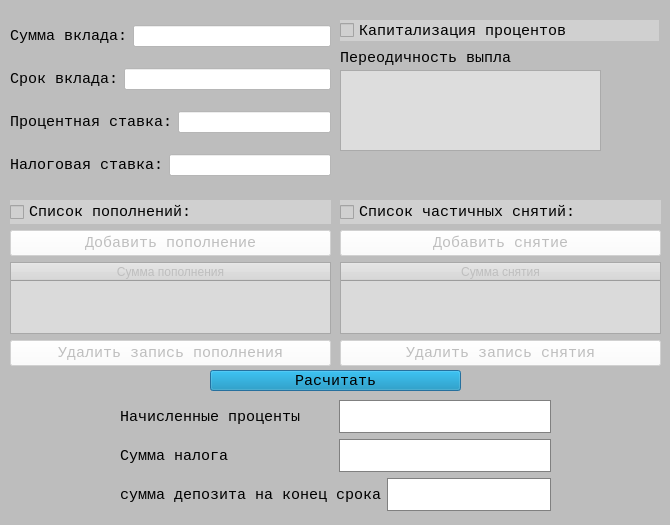
<?xml version="1.0" encoding="UTF-8"?>
<ui version="4.0">
 <class>depositcalc</class>
 <widget class="QDialog" name="depositcalc">
  <property name="geometry">
   <rect>
    <x>0</x>
    <y>0</y>
    <width>670</width>
    <height>525</height>
   </rect>
  </property>
  <property name="windowTitle">
   <string>Deposit calculator</string>
  </property>
  <property name="styleSheet">
   <string notr="true">background-color: rgb(189, 189, 189);</string>
  </property>
  <widget class="QWidget" name="verticalLayoutWidget">
   <property name="geometry">
    <rect>
     <x>10</x>
     <y>10</y>
     <width>321</width>
     <height>181</height>
    </rect>
   </property>
   <layout class="QVBoxLayout" name="verticalLayout">
    <item>
     <layout class="QHBoxLayout" name="horizontalLayout">
      <item>
       <widget class="QLabel" name="label">
        <property name="font">
         <font>
          <family>Monospace</family>
          <pointsize>11</pointsize>
         </font>
        </property>
        <property name="text">
         <string>Cумма вклада:</string>
        </property>
       </widget>
      </item>
      <item>
       <widget class="QLineEdit" name="lineEdit_amount">
        <property name="styleSheet">
         <string notr="true">background-color: rgb(255, 255, 255);</string>
        </property>
       </widget>
      </item>
     </layout>
    </item>
    <item>
     <layout class="QHBoxLayout" name="horizontalLayout_2">
      <item>
       <widget class="QLabel" name="label_2">
        <property name="font">
         <font>
          <family>Monospace</family>
          <pointsize>11</pointsize>
         </font>
        </property>
        <property name="text">
         <string>Cрок вклада:</string>
        </property>
       </widget>
      </item>
      <item>
       <widget class="QLineEdit" name="lineEdit_term">
        <property name="styleSheet">
         <string notr="true">background-color: rgb(255, 255, 255);</string>
        </property>
       </widget>
      </item>
     </layout>
    </item>
    <item>
     <layout class="QHBoxLayout" name="horizontalLayout_4">
      <item>
       <widget class="QLabel" name="label_3">
        <property name="font">
         <font>
          <family>Monospace</family>
          <pointsize>11</pointsize>
         </font>
        </property>
        <property name="text">
         <string>Процентная ставка:</string>
        </property>
       </widget>
      </item>
      <item>
       <widget class="QLineEdit" name="lineEdit_interestRate">
        <property name="styleSheet">
         <string notr="true">background-color: rgb(255, 255, 255);</string>
        </property>
       </widget>
      </item>
     </layout>
    </item>
    <item>
     <layout class="QHBoxLayout" name="horizontalLayout_5">
      <item>
       <widget class="QLabel" name="label_4">
        <property name="font">
         <font>
          <family>Monospace</family>
          <pointsize>11</pointsize>
         </font>
        </property>
        <property name="text">
         <string>Hалоговая ставка:</string>
        </property>
       </widget>
      </item>
      <item>
       <widget class="QLineEdit" name="lineEdit_taxRate">
        <property name="styleSheet">
         <string notr="true">background-color: rgb(255, 255, 255);</string>
        </property>
       </widget>
      </item>
     </layout>
    </item>
   </layout>
  </widget>
  <widget class="QListWidget" name="listWidget_periodOfPayments">
   <property name="geometry">
    <rect>
     <x>340</x>
     <y>70</y>
     <width>261</width>
     <height>81</height>
    </rect>
   </property>
   <property name="styleSheet">
    <string notr="true">background-color: rgb(221, 221, 221);</string>
   </property>
  </widget>
  <widget class="QCheckBox" name="checkBox">
   <property name="geometry">
    <rect>
     <x>340</x>
     <y>20</y>
     <width>319</width>
     <height>21</height>
    </rect>
   </property>
   <property name="font">
    <font>
     <family>Monospace</family>
     <pointsize>11</pointsize>
    </font>
   </property>
   <property name="styleSheet">
    <string notr="true">background-color: rgb(208, 208, 208);</string>
   </property>
   <property name="text">
    <string>Капитализация процентов</string>
   </property>
  </widget>
  <widget class="QLabel" name="label_5">
   <property name="geometry">
    <rect>
     <x>340</x>
     <y>50</y>
     <width>171</width>
     <height>16</height>
    </rect>
   </property>
   <property name="font">
    <font>
     <family>Monospace</family>
     <pointsize>11</pointsize>
    </font>
   </property>
   <property name="text">
    <string>Переодичность выплат:</string>
   </property>
  </widget>
  <widget class="QPushButton" name="pushButton_calculate">
   <property name="geometry">
    <rect>
     <x>210</x>
     <y>370</y>
     <width>251</width>
     <height>21</height>
    </rect>
   </property>
   <property name="font">
    <font>
     <family>Monospace</family>
     <pointsize>11</pointsize>
    </font>
   </property>
   <property name="styleSheet">
    <string notr="true">background-color: rgb(1, 134, 182);</string>
   </property>
   <property name="text">
    <string>Расчитать</string>
   </property>
  </widget>
  <widget class="QWidget" name="verticalLayoutWidget_2">
   <property name="geometry">
    <rect>
     <x>10</x>
     <y>200</y>
     <width>321</width>
     <height>166</height>
    </rect>
   </property>
   <layout class="QVBoxLayout" name="verticalLayout_2">
    <item>
     <widget class="QCheckBox" name="checkBox_listPays">
      <property name="font">
       <font>
        <family>Monospace</family>
        <pointsize>11</pointsize>
       </font>
      </property>
      <property name="styleSheet">
       <string notr="true">background-color: rgb(208, 208, 208);</string>
      </property>
      <property name="text">
       <string>Список пополнений:</string>
      </property>
     </widget>
    </item>
    <item>
     <widget class="QPushButton" name="pushButton_addPays">
      <property name="enabled">
       <bool>false</bool>
      </property>
      <property name="font">
       <font>
        <family>Monospace</family>
        <pointsize>11</pointsize>
       </font>
      </property>
      <property name="styleSheet">
       <string notr="true">background-color: rgb(255, 255, 255);</string>
      </property>
      <property name="text">
       <string>Добавить пополнение</string>
      </property>
     </widget>
    </item>
    <item>
     <widget class="QTableWidget" name="tableWidget">
      <property name="enabled">
       <bool>false</bool>
      </property>
      <property name="font">
       <font>
        <family>Monospace</family>
        <pointsize>11</pointsize>
       </font>
      </property>
      <property name="autoFillBackground">
       <bool>false</bool>
      </property>
      <property name="styleSheet">
       <string notr="true">background-color: rgb(218, 218, 218);</string>
      </property>
      <property name="showDropIndicator" stdset="0">
       <bool>true</bool>
      </property>
      <property name="dragEnabled">
       <bool>false</bool>
      </property>
      <property name="alternatingRowColors">
       <bool>false</bool>
      </property>
      <property name="sortingEnabled">
       <bool>false</bool>
      </property>
      <attribute name="horizontalHeaderCascadingSectionResizes">
       <bool>false</bool>
      </attribute>
      <attribute name="horizontalHeaderShowSortIndicator" stdset="0">
       <bool>false</bool>
      </attribute>
      <attribute name="horizontalHeaderStretchLastSection">
       <bool>true</bool>
      </attribute>
      <attribute name="verticalHeaderCascadingSectionResizes">
       <bool>false</bool>
      </attribute>
      <attribute name="verticalHeaderHighlightSections">
       <bool>true</bool>
      </attribute>
      <attribute name="verticalHeaderShowSortIndicator" stdset="0">
       <bool>false</bool>
      </attribute>
      <attribute name="verticalHeaderStretchLastSection">
       <bool>false</bool>
      </attribute>
      <column>
       <property name="text">
        <string>Сумма пополнения</string>
       </property>
      </column>
     </widget>
    </item>
    <item>
     <widget class="QPushButton" name="pushButton_removePays">
      <property name="enabled">
       <bool>false</bool>
      </property>
      <property name="font">
       <font>
        <family>Monospace</family>
        <pointsize>11</pointsize>
       </font>
      </property>
      <property name="styleSheet">
       <string notr="true">background-color: rgb(255, 255, 255);</string>
      </property>
      <property name="text">
       <string>Удалить запись пополнения</string>
      </property>
     </widget>
    </item>
   </layout>
  </widget>
  <widget class="QWidget" name="verticalLayoutWidget_3">
   <property name="geometry">
    <rect>
     <x>340</x>
     <y>200</y>
     <width>321</width>
     <height>166</height>
    </rect>
   </property>
   <layout class="QVBoxLayout" name="verticalLayout_3">
    <item>
     <widget class="QCheckBox" name="checkBox_Withdrawals">
      <property name="font">
       <font>
        <family>Monospace</family>
        <pointsize>11</pointsize>
       </font>
      </property>
      <property name="styleSheet">
       <string notr="true">background-color: rgb(208, 208, 208);</string>
      </property>
      <property name="text">
       <string>Cписок частичных снятий:</string>
      </property>
     </widget>
    </item>
    <item>
     <widget class="QPushButton" name="pushButton_addWithdrawals">
      <property name="enabled">
       <bool>false</bool>
      </property>
      <property name="font">
       <font>
        <family>Monospace</family>
        <pointsize>11</pointsize>
       </font>
      </property>
      <property name="styleSheet">
       <string notr="true">background-color: rgb(255, 255, 255);</string>
      </property>
      <property name="text">
       <string>Добавить снятие</string>
      </property>
     </widget>
    </item>
    <item>
     <widget class="QTableWidget" name="tableWidget_Withdrawals">
      <property name="enabled">
       <bool>false</bool>
      </property>
      <property name="font">
       <font>
        <family>Monospace</family>
        <pointsize>11</pointsize>
       </font>
      </property>
      <property name="autoFillBackground">
       <bool>false</bool>
      </property>
      <property name="styleSheet">
       <string notr="true">background-color: rgb(218, 218, 218);</string>
      </property>
      <property name="showDropIndicator" stdset="0">
       <bool>true</bool>
      </property>
      <property name="dragEnabled">
       <bool>false</bool>
      </property>
      <property name="alternatingRowColors">
       <bool>false</bool>
      </property>
      <property name="sortingEnabled">
       <bool>false</bool>
      </property>
      <attribute name="horizontalHeaderCascadingSectionResizes">
       <bool>false</bool>
      </attribute>
      <attribute name="horizontalHeaderShowSortIndicator" stdset="0">
       <bool>false</bool>
      </attribute>
      <attribute name="horizontalHeaderStretchLastSection">
       <bool>true</bool>
      </attribute>
      <attribute name="verticalHeaderCascadingSectionResizes">
       <bool>false</bool>
      </attribute>
      <attribute name="verticalHeaderHighlightSections">
       <bool>true</bool>
      </attribute>
      <attribute name="verticalHeaderShowSortIndicator" stdset="0">
       <bool>false</bool>
      </attribute>
      <attribute name="verticalHeaderStretchLastSection">
       <bool>false</bool>
      </attribute>
      <column>
       <property name="text">
        <string>Сумма снятия</string>
       </property>
      </column>
     </widget>
    </item>
    <item>
     <widget class="QPushButton" name="pushButton_removeWithdrawals">
      <property name="enabled">
       <bool>false</bool>
      </property>
      <property name="font">
       <font>
        <family>Monospace</family>
        <pointsize>11</pointsize>
       </font>
      </property>
      <property name="styleSheet">
       <string notr="true">background-color: rgb(255, 255, 255);</string>
      </property>
      <property name="text">
       <string>Удалить запись снятия</string>
      </property>
     </widget>
    </item>
   </layout>
  </widget>
  <widget class="QWidget" name="verticalLayoutWidget_4">
   <property name="geometry">
    <rect>
     <x>120</x>
     <y>400</y>
     <width>431</width>
     <height>111</height>
    </rect>
   </property>
   <layout class="QVBoxLayout" name="verticalLayout_4">
    <item>
     <layout class="QVBoxLayout" name="verticalLayout_5">
      <item>
       <layout class="QHBoxLayout" name="horizontalLayout_6">
        <item>
         <widget class="QLabel" name="label_6">
          <property name="font">
           <font>
            <family>Monospace</family>
            <pointsize>11</pointsize>
           </font>
          </property>
          <property name="text">
           <string>Начисленные проценты</string>
          </property>
         </widget>
        </item>
        <item>
         <widget class="QLabel" name="label_totalInterest">
          <property name="styleSheet">
           <string notr="true">QLabel {
  background-color: rgb(255, 255, 255);
  qproperty-alignment: 'AlignVCenter | AlignRight';
  border: 1px solid gray;
}
</string>
          </property>
          <property name="text">
           <string/>
          </property>
         </widget>
        </item>
       </layout>
      </item>
     </layout>
    </item>
    <item>
     <layout class="QHBoxLayout" name="horizontalLayout_7">
      <item>
       <widget class="QLabel" name="label_9">
        <property name="font">
         <font>
          <family>Monospace</family>
          <pointsize>11</pointsize>
         </font>
        </property>
        <property name="text">
         <string>Сумма налога</string>
        </property>
       </widget>
      </item>
      <item>
       <widget class="QLabel" name="label_totalTax">
        <property name="styleSheet">
         <string notr="true">QLabel {
  background-color: rgb(255, 255, 255);
  qproperty-alignment: 'AlignVCenter | AlignRight';
  border: 1px solid gray;
}
</string>
        </property>
        <property name="text">
         <string/>
        </property>
       </widget>
      </item>
     </layout>
    </item>
    <item>
     <layout class="QHBoxLayout" name="horizontalLayout_8">
      <item>
       <widget class="QLabel" name="label_11">
        <property name="font">
         <font>
          <family>Monospace</family>
          <pointsize>11</pointsize>
         </font>
        </property>
        <property name="text">
         <string>сумма депозита на конец срока</string>
        </property>
       </widget>
      </item>
      <item>
       <widget class="QLabel" name="label_totalDeposit">
        <property name="styleSheet">
         <string notr="true">QLabel {
  background-color: rgb(255, 255, 255);
  qproperty-alignment: 'AlignVCenter | AlignRight';
  border: 1px solid gray;
}
</string>
        </property>
        <property name="text">
         <string/>
        </property>
       </widget>
      </item>
     </layout>
    </item>
   </layout>
  </widget>
 </widget>
 <resources/>
 <connections/>
</ui>
